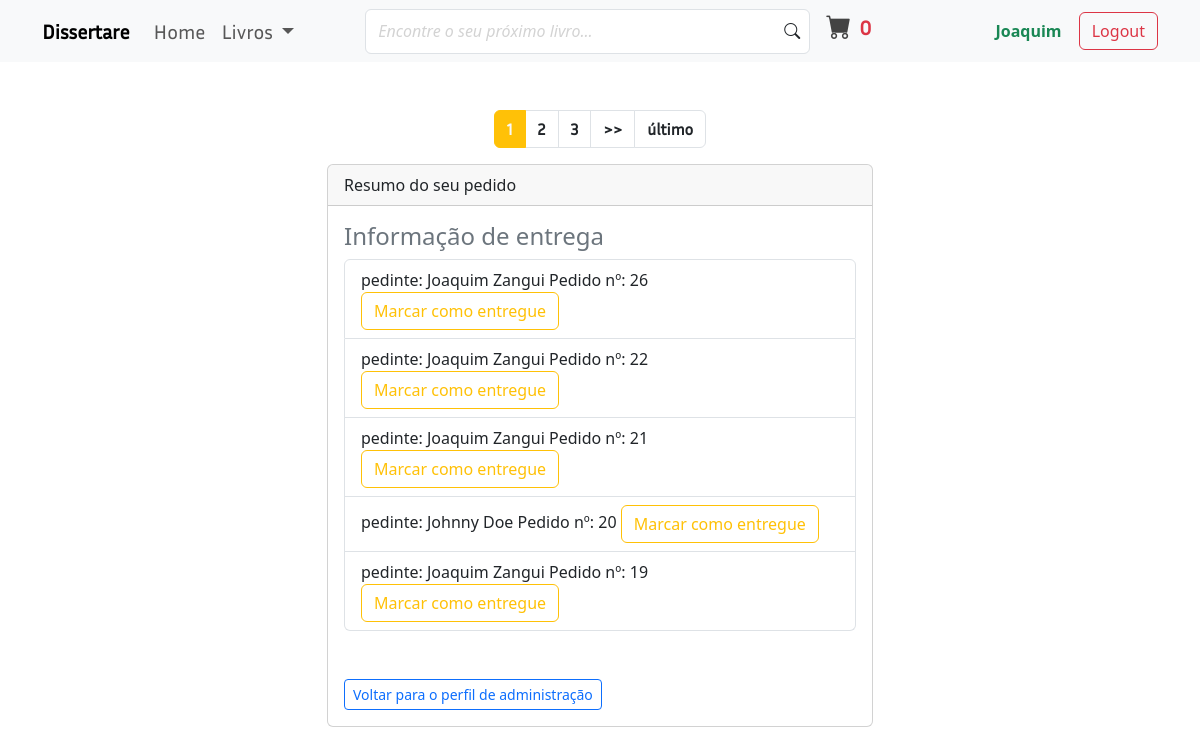
Page /payment/not_shipped_dash/ (signed in) on the committed database.
### payment/models.py (models this page shows, shortened)
class Order(models.Model):
    user = models.ForeignKey(User, on_delete=models.CASCADE, null=True, blank=True)
    full_name = models.CharField(max_length=250)
    email = models.EmailField(max_length=250)
    shipping_address = models.TextField(max_length=15000)
    amount_paid = models.DecimalField(max_digits=7, decimal_places=2)
    date_ordered = models.DateTimeField(default=timezone.now)
    shipped = models.BooleanField(default=False)
    date_shipped = models.DateTimeField(blank=True, null=True)

### payment/views.py (the view)
# urls.py: path('not_shipped_dash/', views.not_shipped_dash, name='not-shipped-dash'),
@login_required
def not_shipped_dash(request):
    if request.user.is_superuser:
        orders = Order.objects.filter(shipped=False).order_by('-date_ordered')
        pagtr = Paginator(orders, 5)
        page_number = request.GET.get('page')
        page_obj = pagtr.get_page(page_number)
        return render(request, 'payment/not_shipped_dash.html', {'page_obj': page_obj})
    else:
        messages.warning(request, "Access Denied")
        return redirect('books')

### books/context_processors.py (called while the page is built)
def announcement(request):
    announcement_obj = Announcement_context(request)
    announcements = announcement_obj.announcement.order_by('-date_posted')[:3]
    return {'announcements': announcements}

### cart/cart.py (called while the page is built)
    def __len__(self):
        return len(self.cart)

### cart/context_processors.py (called while the page is built)
def cart(request):
    return {'cart': Cart(request)}

### payment/templates/payment/not_shipped_dash.html (shortened to what this page needs)
{% extends 'books/base.html' %}
{% block main_content %}
    <div class="py-5 container">
        <nav aria-label="Page navigation example">
            <ul class="pagination pagination-md justify-content-center">
                {% for num in page_obj.paginator.page_range %}
                    {% if page_obj.number == num %}
                        <li class="page-item active" aria-current="page"><a class="page-link text-light fw-bold bg-warning border-warning" href="?page={{num}}">{{num}}</a></li>
                    {% elif num > page_obj.number|add:'-3' and num < page_obj.number|add:'3' %}
                        <li class="page-item"><a class="page-link text-dark fw-bold" href="?page={{num}}">{{num}}</a></li>
                    {% endif %}
                {% endfor %}
                {% if page_obj.has_next %}
                    <li class="page-item">
                        <a class="page-link text-dark fw-bold" href="?page={{page_obj.next_page_number}}" aria-label="Next">
                            <span aria-hidden="true">>></span>
                        </a>
                    </li>
                    <li class="page-item">
                        <a class="page-link text-dark fw-bold" href="?page={{page_obj.paginator.num_pages}}" aria-label="Next">
                            <span aria-hidden="true">último</span>
                        </a>
                    </li>
                {% endif %}
            </ul>
        </nav>
        <div class="row">
            <div class="col-md-6 offset-md-3">
                <div class="card">
                    <div class="card-header">
                      Resumo do seu pedido
                    </div>
                    <div class="card-body">
                        <h4 class="text-secondary">Informação de entrega</h4>
                        <ul class="list-group">
                            {% for order in page_obj %}
                                <li class="list-group-item">
                                    pedinte: {{order.full_name}} Pedido nº: {{order.id}} <a href="{% url 'not-shipped-to-shipped' order.id %}" class="btn btn-outline-warning">Marcar como entregue</a>
                                </li>
                            {% endfor %}
                        </ul>
                        <br><br>
                        <a href="{% url 'staff-profile' %}" class="btn btn-sm btn-outline-primary">Voltar para o perfil de administração</a>
                    </div>
                </div>
            </div>
        </div>
    </div>
{% endblock %}

### books/templates/books/base.html (shortened to what this page needs)
{% load static %}
<!doctype html>
<html lang="pt-pt">
  <head>
    <link rel="stylesheet" href="{% static 'books/css/general_style.css' %}">
    <link href="https://cdn.jsdelivr.net/npm/bootstrap@5.3.3/dist/css/bootstrap.min.css" rel="stylesheet">
    <link rel="stylesheet" href="https://cdn.jsdelivr.net/npm/bootstrap-icons@1.11.3/font/bootstrap-icons.min.css">
  </head>
  <body>
    <nav class="navbar navbar-expand-lg bg-body-tertiary sticky-top pb-3 pb-md-2">
        <div class="container">
            <a class="navbar-brand fw-bold" href="{% url 'home' %}">Dissertare</a>
            <div class="collapse navbar-collapse justify-content-between" id="navbarSupportedContent">
                <ul class="navbar-nav mb-2 mb-lg-0 fs-5">
                    {% if title == 'home' %}
                        <li class="nav-item">
                            <a class="nav-link active" aria-current="page" href="{% url 'home' %}">
                                Home
                            </a>
                        </li>
                        <li class="nav-item dropdown">
                            <a class="nav-link dropdown-toggle" href="#" role="button" data-bs-toggle="dropdown" aria-expanded="false">
                                Livros
                            </a>
                            <ul class="dropdown-menu">
                                {% if user.is_superuser %}
                                    <li class="border-bottom">
                                        <a href="{% url 'staff-profile' %}" class="dropdown-item" title="upload book">
                                            <i class="bi bi-person"></i> Perfil de administração
                                        </a>
                                    </li>
                                {% endif %}
                                <li><a class="dropdown-item" href="{% url 'books' %}">Livros</a></li>
                                <li><a class="dropdown-item" href="{% url 'home' %}">E-books</a></li>
                                <li><a class="dropdown-item" href="{% url 'all-authors' %}">Autores</a></li>
                                <li><a class="dropdown-item" href="{% url 'home' %}">Categorias</a></li>
                            </ul>
                        </li>
                    {% else %}
                        <li class="nav-item">
                            <a class="nav-link" aria-current="page" href="{% url 'home' %}">
                                Home
                            </a>
                        </li>
                        <li class="nav-item dropdown">
                            <a class="nav-link dropdown-toggle" href="#" role="button" data-bs-toggle="dropdown" aria-expanded="false">
                                Livros
                            </a>
                        </li>
                    {% endif %}
                </ul>
                <form class="d-flex flex-column flex-md-row me-5 w-50 mb-3 mb-lg-0" role="search">
                    <div class="w-100 d-flex align-items-center me-3 form-inputs">
                        <input class="form-control fw-bold" type="text" placeholder="Encontre o seu próximo livro...">
                        <i class="bi bi-search"></i>
                    </div>
                    <div class="cart-button my-4 my-md-0">
                        <a href="{% url 'cart_summary' %}" class="d-flex flex-row align-items-center">
                            <span class="shop-bag"><i class="bi bi-cart-fill"></i></span>
                            <div class="d-flex flex-column ms-2">
                                <span id="cart_quantity" class="qty fs-5 fw-bold text-danger">{{cart|length}}</span>
                            </div>
                        </a>
                    </div>
                </form>
                <div class="justify-content-between">
                    {% if user.is_active %}
                        <a href="{% url 'profile' %}" class="btn text-success fw-bold">{{user.username|truncatechars:14}}</a>
                        <a href="{% url 'logout' %}" class="btn btn-outline-danger">Logout</a>
                    {% else %}
                        <a href="{% url 'login' %}" class="btn btn-success me-5">Login</a>
                        <a href="{% url 'register' %}" class="btn btn-outline-primary">Cadastrar</a>
                    {% endif %}
                </div>
            </div>
        </div>
    </nav>
    <main>
        {% block main_content %}{% endblock %}
    </main>
  </body>
</html>

### books/static/books/css/general_style.css (style rules this page uses)
* { box-sizing: border-box; }
h1, h2, h3, a { font-family: Inria_Sans; }
.active { color: #000; }
.form-inputs { position:relative; }
.form-inputs .form-control { height:45px; }
.form-inputs .form-control::placeholder { font-style: italic; font-weight: lighter; color: lightgray; }
.form-inputs i { position:absolute; right:10px; background-color: #fff; }
.cart-button a { text-decoration: none; color: #000; }
.shop-bag { color:#434343; font-size:25px; display:flex; border-radius:50%; align-items:center; justify-content:center; }
.qty { font-size:12px; }

### rows in the picture
Order: full_name "Joaquim Zangui", id "26"
Order: full_name "Joaquim Zangui", id "22"
Order: full_name "Joaquim Zangui", id "21"
Order: full_name "Johnny Doe", id "20"
Order: full_name "Joaquim Zangui", id "19"

### other values in the picture
{{ cart|length }} "0"
{{ user.username|truncatechars:14 }} "Joaquim"
{{ num }} "1"
{{ num }} "2" "3"
